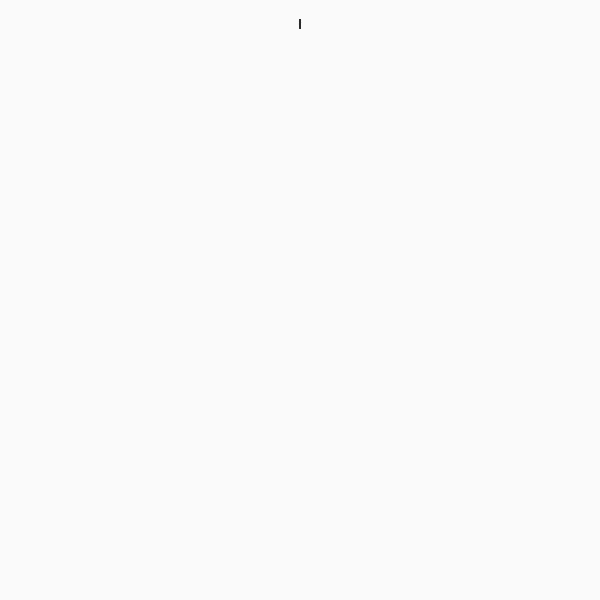
Frame 1 (no input)
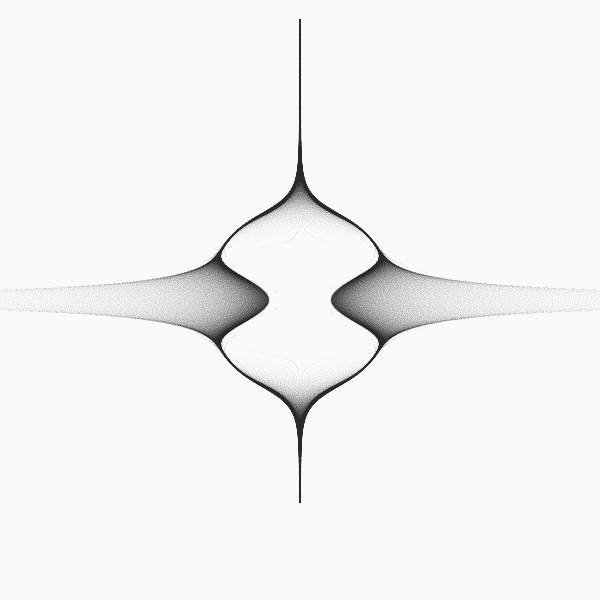
Frame 60 (the mouse pressed at the canvas centre just before this capture)
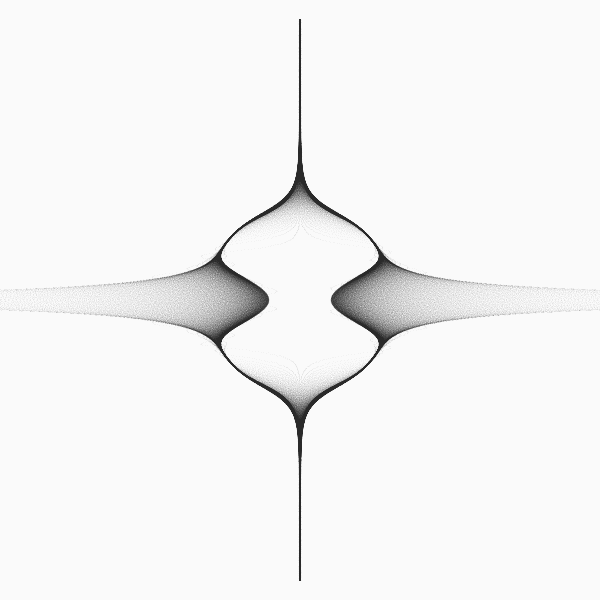
Frame 120 (the mouse held since frame 60 and released just before this capture)

The Processing sketch that drew these frames (run headless with seeded random() and noise(); from frame 60 on, the mouse is pressed at the canvas centre):

// Processing sketch: build
// ── build.pde
// Variations on Fractal Flames : Part_09
// https://generateme.wordpress.com/2016/04/11/folds/
// Complicating things ...

float x1, y1, x2, y2; // function domain
float step; // step within domain
float y;
boolean go = true;

// parameterization P={pdj_a,pdj_b,pdj_c,pdj_d}
float pdj_a = 1.0111;
float pdj_b = -1.011;
float pdj_c = 2.8;
float pdj_d = 10.2;

// sech parameters
float cosh(float x) { return 0.5 * (exp(x) + exp(-x)); }
float sinh(float x) { return 0.5 * (exp(x) - exp(-x)); }

void setup() {
  size(600, 600);
  background(250);
  smooth(8);
  noFill();
  stroke(20, 15);
  strokeWeight(0.9);

  x1 = y1 = -3;
  x2 = y2 = 3;
  y = y1;
  step = ( x2 - x1 ) / ( 2.321 * width );
}

void draw() {
  if (go) {
    for ( int i = 0; ( i < 20 )&go; i++ ) { // draw 20 lines at once
      for ( float x = x1; x <= x2; x += step ) {
        drawVariation(x, y);
      }
      y += step;
      if ( y > y2 ) {
        go = false;
        println( "done" );
      }
    }
  }
}

void drawVariation( float x, float y ) {
  PVector v = new PVector(x, y);
  float amount = 1.0;

  /* v = sinusoidal(v, amount); */
  /* v = hyperbolic(v, amount); */
  /* v = pdj(v, amount); */
  /* v = julia( v, amount ); */
  /* v = sech( v, amount ); */

  // combinations 
  // julia o sech
  /* v = julia(sech(v, amount), amount); */

  // power is a multiple combination of the same function
  for (int i=0; i<5; i++) {
    v = hyperbolic(v, amount);
  }

  float xx = map( v.x+0.003*randomGaussian(), x1, x2, 20, width-20 );
  float yy = map( v.y+0.003*randomGaussian(), y1, y2, 20, height-20 );
  point( xx, yy );
}

PVector sinusoidal(PVector v, float amount) {
  return new PVector( amount * sin( v.x ), amount * sin( v.y ) );
}

PVector hyperbolic( PVector v, float amount ) {
  float r = v.mag() + 1.0e-10;
  float theta = atan2( v.x, v.y );
  float x = amount * sin( theta ) / r;
  float y = amount * cos( theta ) * r;
  return new PVector( x, y );
}

PVector pdj( PVector v, float amount ) {
  return new PVector( 
    amount * ( sin( pdj_a * v.y ) - cos( pdj_b * v.x ) ),
    amount * ( sin( pdj_c * v.x ) - cos( pdj_d * v.y ) )
      );
}

PVector julia( PVector v, float amount ) {
  float r = amount * sqrt( v.mag() );
  float theta = 0.5 * atan2( v.x, v.y ) + (int)( 2.0 * random( 0, 1 ) ) * PI;
  float x = r * cos( theta );
  float y = r * sin( theta );
  return new PVector( x, y );
}

PVector sech( PVector p, float weight ) {
  float d = cos( 2.0 * p.y ) + cosh( 2.0 * p.x );
  if ( d != 0 ) d = weight * 2.0 / d;
  return new PVector( d * cos(p.y) * cosh(p.x), -d * sin(p.y) * sinh(p.x) );
}

// sum, substraction, multiplication and division of previous functions
PVector addF(PVector v1, PVector v2) {return new PVector(v1.x + v2.x, v1.y + v2.y);}
PVector subF(PVector v1, PVector v2) {return new PVector(v1.x - v2.x, v1.y - v2.y);}
PVector mulF(PVector v1, PVector v2) {return new PVector(v1.x * v2.x, v1.y * v2.y);}
PVector divF(PVector v1, PVector v2) {return new PVector(v2.x == 0 ? 0 : v1.x / v2.x, v2.y == 0 ? 0 : v1.y / v2.y);}
